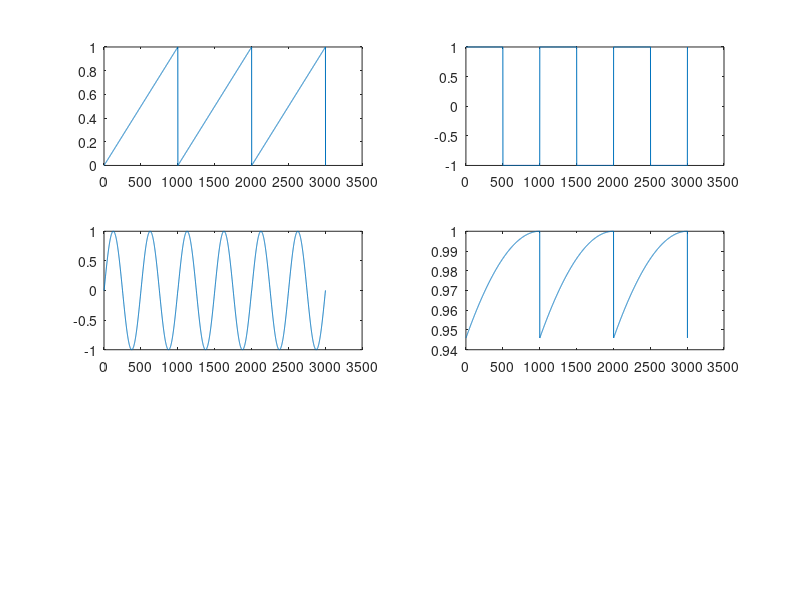

Reproduce this figure in MATLAB.
t=1:0.01:1000;
ramp=0:0.001:1;
T=length(ramp);
ramp = [ramp ramp ramp 0];
t=1:length(ramp);

square = ones(1, length(ramp));
for i=1:length(ramp)
    if(ramp(i)>0.5)
        square(i)=-1;
    else 
        square(i)=1;
    end
end

for i=1:length(ramp)
    gauss(i)=1*power(e,(-(ramp(i)-1)^2)/(2*3^2));
end

sine = sin(2*pi*2*T*ramp);

subplot (3,2,1);
plot(t,ramp);
subplot(3,2,2);
plot(square);
subplot(3,2,3);
plot(sine);
subplot(3,2,4);
plot(gauss);
